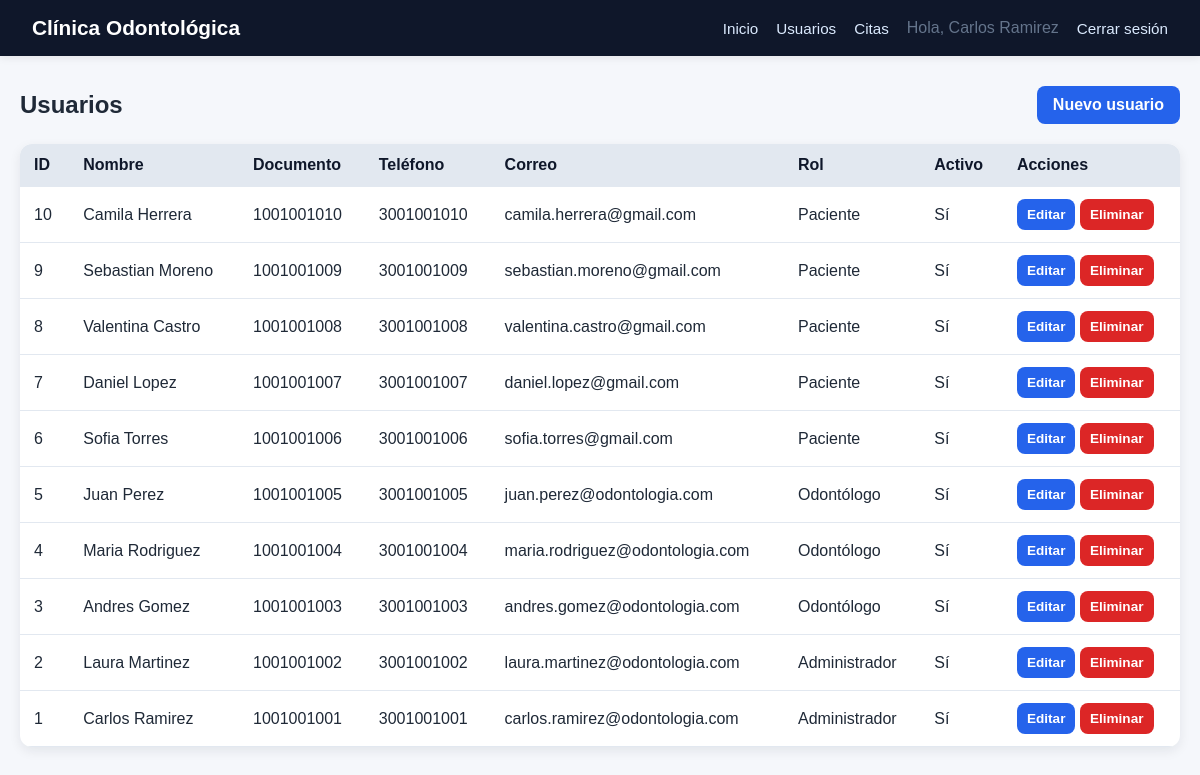
Screenshot of /index.php?controller=usuarios&action=index (signed in) with the database file from the repository.
### tables this page shows
CREATE TABLE usuarios (
    id_usuario INT AUTO_INCREMENT PRIMARY KEY,
    nombre VARCHAR(50) NOT NULL,
    numero_documento VARCHAR(20) NOT NULL UNIQUE,
    telefono VARCHAR(20) NOT NULL UNIQUE,
    correo VARCHAR(50) NOT NULL UNIQUE,
    contrasenia VARCHAR(50) NOT NULL,
    activo BOOLEAN NOT NULL DEFAULT TRUE,
    fecha_creacion TIMESTAMP DEFAULT CURRENT_TIMESTAMP,
    id_rol INT NOT NULL,
    CONSTRAINT fk_usuario_rol FOREIGN KEY (id_rol)
        REFERENCES roles(id_rol)
);

CREATE TABLE roles (
    id_rol INT AUTO_INCREMENT PRIMARY KEY,
    nombre_rol VARCHAR(50) NOT NULL UNIQUE
);

### controllers/UsuarioController.php (called while the page is built, shortened)
<?php
require_once __DIR__ . '/../models/Usuario.php';
class UsuarioController
{
    public function index(): void
    {
        $usuarioModel = new Usuario();
        $usuarios = $usuarioModel->getAll();
        require __DIR__ . '/../views/usuarios/index.php';
    }
}

### index.php (called while the page is built, shortened)
<?php
require __DIR__ . '/config/database.php';
require __DIR__ . '/models/Database.php';
$action = $_GET['action'] ?? 'index';
$controller = new $controllerClass();
$controller->$action();

### models/Database.php (called while the page is built)
<?php
class Database
{
    private static ?PDO $connection = null;
    public static function getConnection(): PDO
    {
        if (self::$connection === null) {
            $dsn = 'mysql:host=' . DB_HOST . ';dbname=' . DB_NAME . ';charset=utf8mb4';
            self::$connection = new PDO(
                $dsn,
                DB_USER,
                DB_PASS,
                [
                    PDO::ATTR_ERRMODE => PDO::ERRMODE_EXCEPTION,
                    PDO::ATTR_DEFAULT_FETCH_MODE => PDO::FETCH_ASSOC,
                    PDO::ATTR_EMULATE_PREPARES => false,
                ]
            );
        }
        return self::$connection;
    }
}

### models/Usuario.php (called while the page is built, shortened)
<?php
class Usuario
{
    private PDO $db;
    public function __construct()
    {
        $this->db = Database::getConnection();
    }
    public function getAll(): array
    {
        $sql = "
            SELECT u.*, r.nombre_rol
            FROM usuarios u
            INNER JOIN roles r ON r.id_rol = u.id_rol
            ORDER BY u.id_usuario DESC
        ";
        $stmt = $this->db->query($sql);
        return $stmt->fetchAll();
    }
}

### views/usuarios/index.php (the view, shortened to what this page needs)
<?php
require __DIR__ . '/../layout/header.php';
?>
<div class="toolbar">
    <h1 class="section-title" style="margin:0;">Usuarios</h1>
    <a href="index.php?controller=usuarios&action=new" class="btn">Nuevo usuario</a>
</div>
<table>
    <thead>
        <tr>
            <th>ID</th>
            <th>Nombre</th>
            <th>Documento</th>
            <th>Teléfono</th>
            <th>Correo</th>
            <th>Rol</th>
            <th>Activo</th>
            <th>Acciones</th>
        </tr>
    </thead>
    <tbody>
        <?php foreach ($usuarios as $usuario): ?>
            <tr>
                <td><?php echo (int) $usuario['id_usuario']; ?></td>
                <td><?php echo htmlspecialchars($usuario['nombre']); ?></td>
                <td><?php echo htmlspecialchars($usuario['numero_documento']); ?></td>
                <td><?php echo htmlspecialchars($usuario['telefono']); ?></td>
                <td><?php echo htmlspecialchars($usuario['correo']); ?></td>
                <td><?php echo htmlspecialchars($usuario['nombre_rol']); ?></td>
                <td><?php echo ($usuario['activo'] ? 'Sí' : 'No'); ?></td>
                <td>
                    <a class="btn small" href="index.php?controller=usuarios&action=edit&id=<?php echo (int) $usuario['id_usuario']; ?>">Editar</a>
                    <a class="btn small danger" href="index.php?controller=usuarios&action=delete&id=<?php echo (int) $usuario['id_usuario']; ?>" onclick="return confirm('¿Deseas eliminar este usuario?');">Eliminar</a>
                </td>
            </tr>
        <?php endforeach; ?>
    </tbody>
</table>
<?php require __DIR__ . '/../layout/footer.php'; ?>

### assets/css/styles.css (style rules this page uses)
* { box-sizing: border-box; }
body { margin: 0; font-family: Arial, Helvetica, sans-serif; background: #f5f7fb; color: #1f2937; }
a { color: inherit; text-decoration: none; }
table { width: 100%; border-collapse: collapse; background: white; box-shadow: 0 4px 12px rgba(15, 23, 42, 0.08); border-radius: 12px; overflow: hidden; }
th, td { text-align: left; padding: 12px 14px; border-bottom: 1px solid #e2e8f0; }
th { background: #e2e8f0; color: #0f172a; }
.section-title { margin: 30px 0 15px; font-size: 1.5rem; }
.toolbar { display: flex; justify-content: space-between; align-items: center; gap: 12px; margin: 20px 0; flex-wrap: wrap; }
.btn { display: inline-block; padding: 10px 16px; border: none; border-radius: 8px; cursor: pointer; font-weight: 700; text-decoration: none; background: #2563eb; color: white; }
.btn.danger { background: #dc2626; }
.btn.small { padding: 8px 10px; font-size: 0.85rem; }

### rows the page displays
usuarios: id_usuario "10", nombre "Camila Herrera", numero_documento "1001001010", telefono "3001001010", correo "camila.herrera@gmail.com", id_rol.nombre_rol "Paciente", activo "Sí"
usuarios: id_usuario "9", nombre "Sebastian Moreno", numero_documento "1001001009", telefono "3001001009", correo "sebastian.moreno@gmail.com", id_rol.nombre_rol "Paciente", activo "Sí"
usuarios: id_usuario "8", nombre "Valentina Castro", numero_documento "1001001008", telefono "3001001008", correo "valentina.castro@gmail.com", id_rol.nombre_rol "Paciente", activo "Sí"
usuarios: id_usuario "7", nombre "Daniel Lopez", numero_documento "1001001007", telefono "3001001007", correo "daniel.lopez@gmail.com", id_rol.nombre_rol "Paciente", activo "Sí"
usuarios: id_usuario "6", nombre "Sofia Torres", numero_documento "1001001006", telefono "3001001006", correo "sofia.torres@gmail.com", id_rol.nombre_rol "Paciente", activo "Sí"
usuarios: id_usuario "5", nombre "Juan Perez", numero_documento "1001001005", telefono "3001001005", correo "juan.perez@odontologia.com", id_rol.nombre_rol "Odontólogo", activo "Sí"
usuarios: id_usuario "4", nombre "Maria Rodriguez", numero_documento "1001001004", telefono "3001001004", correo "maria.rodriguez@odontologia.com", id_rol.nombre_rol "Odontólogo", activo "Sí"
usuarios: id_usuario "3", nombre "Andres Gomez", numero_documento "1001001003", telefono "3001001003", correo "andres.gomez@odontologia.com", id_rol.nombre_rol "Odontólogo", activo "Sí"
usuarios: id_usuario "2", nombre "Laura Martinez", numero_documento "1001001002", telefono "3001001002", correo "laura.martinez@odontologia.com", id_rol.nombre_rol "Administrador", activo "Sí"
usuarios: id_usuario "1", nombre "Carlos Ramirez", numero_documento "1001001001", telefono "3001001001", correo "carlos.ramirez@odontologia.com", id_rol.nombre_rol "Administrador", activo "Sí"

### other values shown
$_SESSION['nombre'] "Carlos Ramirez"
